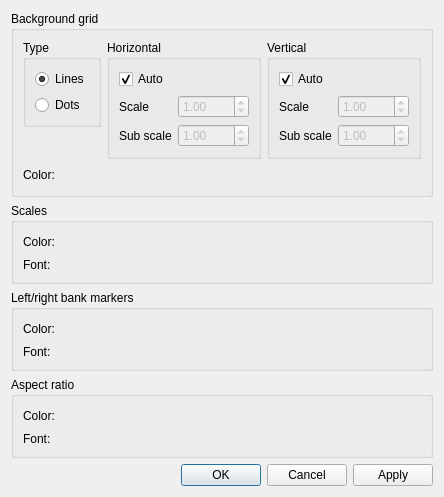
<?xml version="1.0" encoding="UTF-8"?>
<ui version="4.0">
 <class>PreProcessorGridCrosssectionWindow2_DisplaySettingDialog</class>
 <widget class="QDialog" name="PreProcessorGridCrosssectionWindow2_DisplaySettingDialog">
  <property name="geometry">
   <rect>
    <x>0</x>
    <y>0</y>
    <width>402</width>
    <height>453</height>
   </rect>
  </property>
  <property name="windowTitle">
   <string>Grid Crosssection Window Display Setting</string>
  </property>
  <layout class="QVBoxLayout" name="verticalLayout_6">
   <item>
    <layout class="QHBoxLayout" name="horizontalLayout_6">
     <item>
      <widget class="QGroupBox" name="bgGridGroupBox">
       <property name="title">
        <string>Background grid</string>
       </property>
       <layout class="QVBoxLayout" name="verticalLayout_5">
        <item>
         <layout class="QHBoxLayout" name="horizontalLayout_2">
          <item>
           <layout class="QVBoxLayout" name="verticalLayout_4">
            <item>
             <widget class="QGroupBox" name="typeGroupBox">
              <property name="title">
               <string>Type</string>
              </property>
              <layout class="QVBoxLayout" name="verticalLayout">
               <item>
                <widget class="QRadioButton" name="bgLinesRadioButton">
                 <property name="text">
                  <string>Lines</string>
                 </property>
                 <property name="checked">
                  <bool>true</bool>
                 </property>
                </widget>
               </item>
               <item>
                <widget class="QRadioButton" name="bgDotsRadioButton">
                 <property name="text">
                  <string>Dots</string>
                 </property>
                </widget>
               </item>
              </layout>
             </widget>
            </item>
            <item>
             <spacer name="verticalSpacer">
              <property name="orientation">
               <enum>Qt::Vertical</enum>
              </property>
              <property name="sizeHint" stdset="0">
               <size>
                <width>20</width>
                <height>13</height>
               </size>
              </property>
             </spacer>
            </item>
           </layout>
          </item>
          <item>
           <widget class="QGroupBox" name="horizontalGroupBox">
            <property name="title">
             <string>Horizontal</string>
            </property>
            <layout class="QVBoxLayout" name="verticalLayout_2">
             <item>
              <widget class="QCheckBox" name="horizontalAutoCheckBox">
               <property name="text">
                <string>Auto</string>
               </property>
               <property name="checked">
                <bool>true</bool>
               </property>
              </widget>
             </item>
             <item>
              <layout class="QGridLayout" name="gridLayout">
               <item row="0" column="0">
                <widget class="QLabel" name="horizontalScaleLabel">
                 <property name="text">
                  <string>Scale</string>
                 </property>
                </widget>
               </item>
               <item row="0" column="1">
                <widget class="QDoubleSpinBox" name="horizontalScaleSpinBox">
                 <property name="enabled">
                  <bool>false</bool>
                 </property>
                 <property name="minimum">
                  <double>0.010000000000000</double>
                 </property>
                 <property name="maximum">
                  <double>1000.000000000000000</double>
                 </property>
                 <property name="value">
                  <double>1.000000000000000</double>
                 </property>
                </widget>
               </item>
               <item row="1" column="0">
                <widget class="QLabel" name="horizontalSubScaleLabel">
                 <property name="text">
                  <string>Sub scale</string>
                 </property>
                </widget>
               </item>
               <item row="1" column="1">
                <widget class="QDoubleSpinBox" name="horizontalSubScaleSpinBox">
                 <property name="enabled">
                  <bool>false</bool>
                 </property>
                 <property name="minimum">
                  <double>0.010000000000000</double>
                 </property>
                 <property name="maximum">
                  <double>1000.000000000000000</double>
                 </property>
                 <property name="value">
                  <double>1.000000000000000</double>
                 </property>
                </widget>
               </item>
              </layout>
             </item>
            </layout>
           </widget>
          </item>
          <item>
           <widget class="QGroupBox" name="horizontalGroupBox_2">
            <property name="title">
             <string>Vertical</string>
            </property>
            <layout class="QVBoxLayout" name="verticalLayout_3">
             <item>
              <widget class="QCheckBox" name="verticalAutoCheckBox">
               <property name="text">
                <string>Auto</string>
               </property>
               <property name="checked">
                <bool>true</bool>
               </property>
              </widget>
             </item>
             <item>
              <layout class="QGridLayout" name="gridLayout_2">
               <item row="0" column="0">
                <widget class="QLabel" name="verticalScaleLabel">
                 <property name="text">
                  <string>Scale</string>
                 </property>
                </widget>
               </item>
               <item row="0" column="1">
                <widget class="QDoubleSpinBox" name="verticalScaleSpinBox">
                 <property name="enabled">
                  <bool>false</bool>
                 </property>
                 <property name="minimum">
                  <double>0.010000000000000</double>
                 </property>
                 <property name="maximum">
                  <double>1000.000000000000000</double>
                 </property>
                 <property name="value">
                  <double>1.000000000000000</double>
                 </property>
                </widget>
               </item>
               <item row="1" column="0">
                <widget class="QLabel" name="verticalSubScaleLabel">
                 <property name="text">
                  <string>Sub scale</string>
                 </property>
                </widget>
               </item>
               <item row="1" column="1">
                <widget class="QDoubleSpinBox" name="verticalSubScaleSpinBox">
                 <property name="enabled">
                  <bool>false</bool>
                 </property>
                 <property name="minimum">
                  <double>0.010000000000000</double>
                 </property>
                 <property name="maximum">
                  <double>1000.000000000000000</double>
                 </property>
                 <property name="value">
                  <double>1.000000000000000</double>
                 </property>
                </widget>
               </item>
              </layout>
             </item>
            </layout>
           </widget>
          </item>
         </layout>
        </item>
        <item>
         <layout class="QHBoxLayout" name="horizontalLayout">
          <item>
           <widget class="QLabel" name="gridColorLabel">
            <property name="text">
             <string>Color:</string>
            </property>
           </widget>
          </item>
          <item>
           <widget class="ColorEditWidget" name="gridColorWidget">
            <property name="text">
             <string/>
            </property>
           </widget>
          </item>
          <item>
           <spacer name="horizontalSpacer">
            <property name="orientation">
             <enum>Qt::Horizontal</enum>
            </property>
            <property name="sizeHint" stdset="0">
             <size>
              <width>40</width>
              <height>20</height>
             </size>
            </property>
           </spacer>
          </item>
         </layout>
        </item>
       </layout>
      </widget>
     </item>
    </layout>
   </item>
   <item>
    <widget class="QGroupBox" name="distanceMakersGroupBox">
     <property name="title">
      <string>Scales</string>
     </property>
     <layout class="QGridLayout" name="gridLayout_4">
      <item row="0" column="0">
       <widget class="QLabel" name="distanceMarkersColorLabel">
        <property name="text">
         <string>Color:</string>
        </property>
       </widget>
      </item>
      <item row="0" column="1">
       <layout class="QHBoxLayout" name="horizontalLayout_4">
        <item>
         <widget class="ColorEditWidget" name="distanceMarkersColorWidget">
          <property name="text">
           <string/>
          </property>
         </widget>
        </item>
        <item>
         <spacer name="horizontalSpacer_3">
          <property name="orientation">
           <enum>Qt::Horizontal</enum>
          </property>
          <property name="sizeHint" stdset="0">
           <size>
            <width>18</width>
            <height>20</height>
           </size>
          </property>
         </spacer>
        </item>
       </layout>
      </item>
      <item row="1" column="0">
       <widget class="QLabel" name="distanceMarkersFontLabel">
        <property name="text">
         <string>Font:</string>
        </property>
       </widget>
      </item>
      <item row="1" column="1">
       <widget class="QFontEditWidget" name="distanceMarkersFontWidget" native="true"/>
      </item>
     </layout>
    </widget>
   </item>
   <item>
    <widget class="QGroupBox" name="lbBankMakersGroupBox">
     <property name="title">
      <string>Left/right bank markers</string>
     </property>
     <layout class="QGridLayout" name="gridLayout_5">
      <item row="0" column="0">
       <widget class="QLabel" name="lbBankMakersColorLabel">
        <property name="text">
         <string>Color:</string>
        </property>
       </widget>
      </item>
      <item row="0" column="1">
       <layout class="QHBoxLayout" name="horizontalLayout_5">
        <item>
         <widget class="ColorEditWidget" name="lbBankMakersColorWidget">
          <property name="text">
           <string/>
          </property>
         </widget>
        </item>
        <item>
         <spacer name="horizontalSpacer_4">
          <property name="orientation">
           <enum>Qt::Horizontal</enum>
          </property>
          <property name="sizeHint" stdset="0">
           <size>
            <width>18</width>
            <height>20</height>
           </size>
          </property>
         </spacer>
        </item>
       </layout>
      </item>
      <item row="1" column="0">
       <widget class="QLabel" name="lbBankMakersFontLabel">
        <property name="text">
         <string>Font:</string>
        </property>
       </widget>
      </item>
      <item row="1" column="1">
       <widget class="QFontEditWidget" name="lbBankMakersFontWidget" native="true"/>
      </item>
     </layout>
    </widget>
   </item>
   <item>
    <widget class="QGroupBox" name="aspectRatioGroupBox">
     <property name="title">
      <string>Aspect ratio</string>
     </property>
     <layout class="QGridLayout" name="gridLayout_3">
      <item row="0" column="0">
       <widget class="QLabel" name="aspectRatioColorLabel">
        <property name="text">
         <string>Color:</string>
        </property>
       </widget>
      </item>
      <item row="0" column="1">
       <layout class="QHBoxLayout" name="horizontalLayout_3">
        <item>
         <widget class="ColorEditWidget" name="aspectRatioColorWidget">
          <property name="text">
           <string/>
          </property>
         </widget>
        </item>
        <item>
         <spacer name="horizontalSpacer_2">
          <property name="orientation">
           <enum>Qt::Horizontal</enum>
          </property>
          <property name="sizeHint" stdset="0">
           <size>
            <width>18</width>
            <height>20</height>
           </size>
          </property>
         </spacer>
        </item>
       </layout>
      </item>
      <item row="1" column="0">
       <widget class="QLabel" name="aspectRatioFontLabel">
        <property name="text">
         <string>Font:</string>
        </property>
       </widget>
      </item>
      <item row="1" column="1">
       <widget class="QFontEditWidget" name="aspectRatioFontWidget" native="true"/>
      </item>
     </layout>
    </widget>
   </item>
   <item>
    <spacer name="verticalSpacer_2">
     <property name="orientation">
      <enum>Qt::Vertical</enum>
     </property>
     <property name="sizeHint" stdset="0">
      <size>
       <width>18</width>
       <height>7</height>
      </size>
     </property>
    </spacer>
   </item>
   <item>
    <widget class="QDialogButtonBox" name="buttonBox">
     <property name="orientation">
      <enum>Qt::Horizontal</enum>
     </property>
     <property name="standardButtons">
      <set>QDialogButtonBox::Apply|QDialogButtonBox::Cancel|QDialogButtonBox::Ok</set>
     </property>
    </widget>
   </item>
  </layout>
 </widget>
 <customwidgets>
  <customwidget>
   <class>ColorEditWidget</class>
   <extends>QLabel</extends>
   <header>guibase/widget/coloreditwidget.h</header>
   <container>1</container>
  </customwidget>
  <customwidget>
   <class>QFontEditWidget</class>
   <extends>QWidget</extends>
   <header>misc/qfonteditwidget.h</header>
   <container>1</container>
  </customwidget>
 </customwidgets>
 <resources/>
 <connections>
  <connection>
   <sender>buttonBox</sender>
   <signal>accepted()</signal>
   <receiver>PreProcessorGridCrosssectionWindow2_DisplaySettingDialog</receiver>
   <slot>accept()</slot>
   <hints>
    <hint type="sourcelabel">
     <x>257</x>
     <y>443</y>
    </hint>
    <hint type="destinationlabel">
     <x>157</x>
     <y>274</y>
    </hint>
   </hints>
  </connection>
  <connection>
   <sender>buttonBox</sender>
   <signal>rejected()</signal>
   <receiver>PreProcessorGridCrosssectionWindow2_DisplaySettingDialog</receiver>
   <slot>reject()</slot>
   <hints>
    <hint type="sourcelabel">
     <x>325</x>
     <y>443</y>
    </hint>
    <hint type="destinationlabel">
     <x>286</x>
     <y>274</y>
    </hint>
   </hints>
  </connection>
  <connection>
   <sender>horizontalAutoCheckBox</sender>
   <signal>toggled(bool)</signal>
   <receiver>horizontalScaleSpinBox</receiver>
   <slot>setDisabled(bool)</slot>
   <hints>
    <hint type="sourcelabel">
     <x>119</x>
     <y>65</y>
    </hint>
    <hint type="destinationlabel">
     <x>170</x>
     <y>88</y>
    </hint>
   </hints>
  </connection>
  <connection>
   <sender>horizontalAutoCheckBox</sender>
   <signal>toggled(bool)</signal>
   <receiver>horizontalSubScaleSpinBox</receiver>
   <slot>setDisabled(bool)</slot>
   <hints>
    <hint type="sourcelabel">
     <x>132</x>
     <y>63</y>
    </hint>
    <hint type="destinationlabel">
     <x>172</x>
     <y>115</y>
    </hint>
   </hints>
  </connection>
  <connection>
   <sender>verticalAutoCheckBox</sender>
   <signal>toggled(bool)</signal>
   <receiver>verticalScaleSpinBox</receiver>
   <slot>setDisabled(bool)</slot>
   <hints>
    <hint type="sourcelabel">
     <x>270</x>
     <y>61</y>
    </hint>
    <hint type="destinationlabel">
     <x>322</x>
     <y>85</y>
    </hint>
   </hints>
  </connection>
  <connection>
   <sender>verticalAutoCheckBox</sender>
   <signal>toggled(bool)</signal>
   <receiver>verticalSubScaleSpinBox</receiver>
   <slot>setDisabled(bool)</slot>
   <hints>
    <hint type="sourcelabel">
     <x>274</x>
     <y>60</y>
    </hint>
    <hint type="destinationlabel">
     <x>318</x>
     <y>113</y>
    </hint>
   </hints>
  </connection>
 </connections>
</ui>
